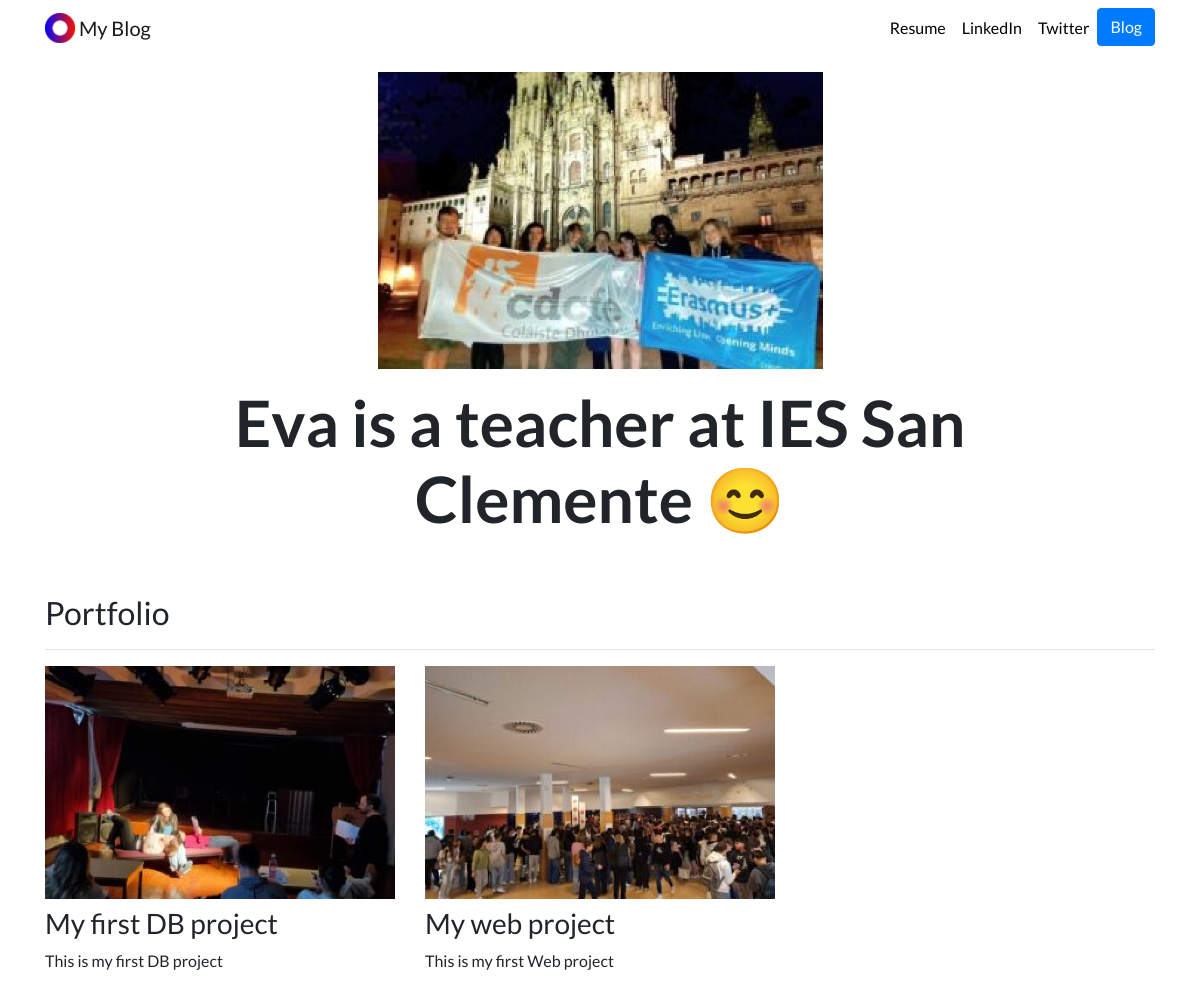
The app's page /, older data.
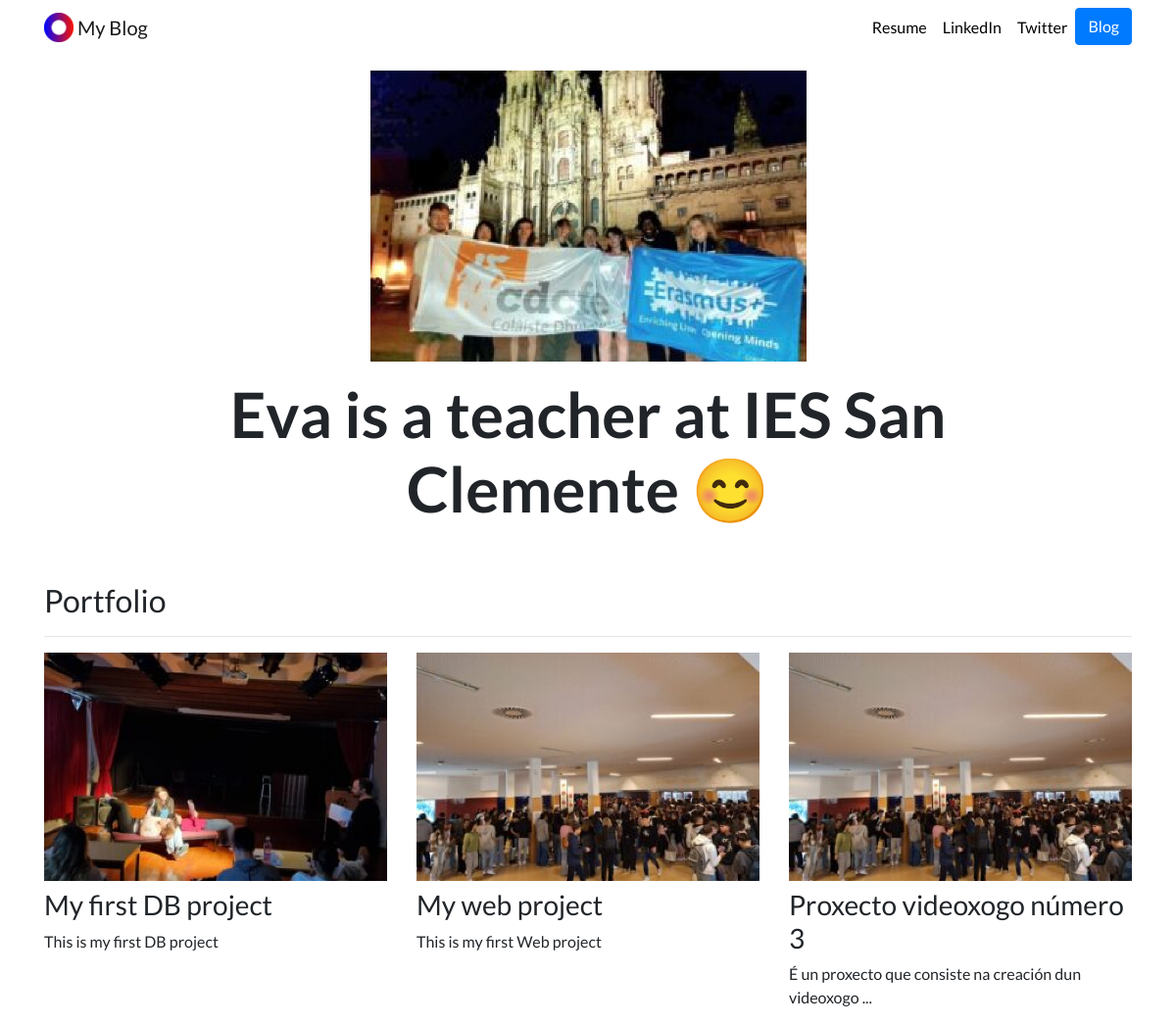
The same page, newer data.
### portfolio/models.py (models this page shows, shortened)
class Project(models.Model):
    title = models.CharField(max_length=100)
    description = models.CharField(max_length=250)
    image = models.ImageField(upload_to='portfolio/images/')
    url = models.URLField(blank=True)

### portfolio/views.py (the view)
# urls.py: 2. Add a URL to urlpatterns:  path('', views.home, name='home')
def home(request):
    projects = Project.objects.all()
    return render(request, 'portfolio/home.html', {'projects':projects})

### portfolio/templates/portfolio/home.html
{% extends "portfolio/base.html" %}
{% load static %}
{% block content %}
<div class="row justify-content-center my-3">
  <div class="col-5">
    <img src="{% static 'portfolio/cdcfe.jpeg' %}" class="img-fluid">
  </div>
</div>
<div class="row justify-content-center mb-3">
  <div class="col-md-9 text-center">
    <h1 id="hometext" class="font-weight-bold">Eva is a teacher at IES San Clemente 😊</h1>
  </div>
</div>
<h2 class="mt-5">Portfolio</h2>
<hr>
<div class="row">
  {% for project in projects %}
  <div class="col-lg-4 col-md-6">
    {% if project.url %}
    <a href="{{ project.url }}">
      <img src="{{ project.image.url }}" class="img-fluid mb-2">
    </a>
    {% else %}
    <img src="{{ project.image.url }}" class="img-fluid mb-2">
    {% endif %}
    <h3>{{ project.title }}</h3>
    <p>{{ project.description }}</p>
  </div>
  {% endfor %}
</div>
{% endblock %}

### portfolio/templates/portfolio/base.html (shortened to what this page needs)
{% load static %}
<!doctype html>
<html lang="en">
<head>
  <link rel="stylesheet" href="https://stackpath.bootstrapcdn.com/bootstrap/4.4.1/css/bootstrap.min.css">
  <link rel="stylesheet" href="{% static "portfolio/custom.css" %}">
</head>
<body>
  <nav id="topNav" class="navbar navbar-expand-md navbar-light">
    <div class="container">
      <a class="navbar-brand" href="{% url 'home' %}">
        <img src="{% static "portfolio/Logo.png" %}" width="30" height="30" class="d-inline-block align-top" alt="Eva's Logo">
        <span>My Blog</span>
      </a>
      <div class="collapse navbar-collapse text-center" id="navbarNav">
        <ul class="navbar-nav ml-auto">
          <li class="nav-item">
            <a class="nav-link" href="{% static "portfolio/resume.pdf" %}">Resume</a>
          </li>
          <li class="nav-item">
            <a class="nav-link" href="https://www.linkedin.com/in/nick-walter/" target="_blank">LinkedIn</a>
          </li>
          <li class="nav-item">
            <a class="nav-link" href="https://twitter.com/ZappyCode" target="_blank">Twitter</a>
          </li>
          <li>
            <a role="button" href="{% url 'blog:all_blogs' %}" class="btn btn-primary">Blog</a>
          </li>
        </ul>
      </div>
    </div>
  </nav>
  <div class="container">
    {% block content %}{% endblock %}
  </div>
</body>
</html>

### portfolio/static/portfolio/custom.css (style rules this page uses)
.navbar-nav .nav-link { color: rgba(0,0,0,1) !important; }
body { font-family: 'Lato', sans-serif; }
@media (min-width: 992px) { #hometext { font-size: 4rem; } }

Row changes from the older to the newer data that the page shows:
added Project: image (picture), title "Proxecto videoxogo número 3", description "É un proxecto que consiste na creación dun videoxogo ..."
